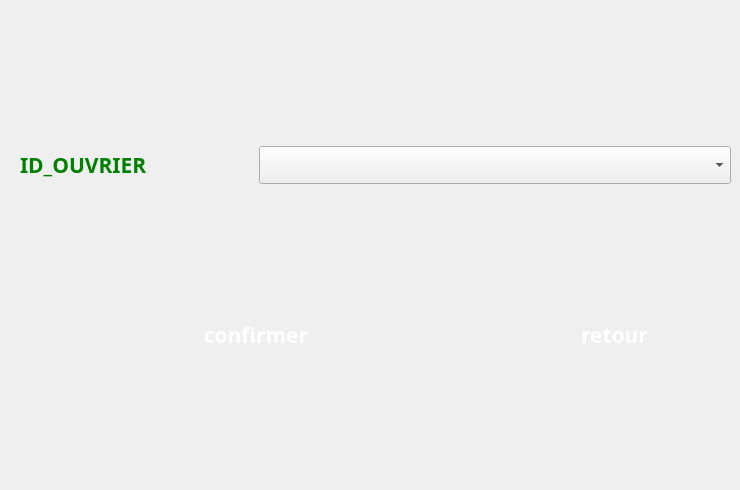
    <widget class="QWidget" name="page_18">
     <widget class="QWidget" name="layoutWidget_13">
      <property name="geometry">
       <rect>
        <x>20</x>
        <y>20</y>
        <width>711</width>
        <height>461</height>
       </rect>
      </property>
      <layout class="QGridLayout" name="gridLayout_2">
       <item row="0" column="0">
        <widget class="QLabel" name="label_47">
         <property name="font">
          <font>
           <family>MV Boli</family>
           <pointsize>16</pointsize>
           <weight>75</weight>
           <bold>true</bold>
          </font>
         </property>
         <property name="styleSheet">
          <string notr="true">color:green</string>
         </property>
         <property name="text">
          <string>ID_OUVRIER</string>
         </property>
        </widget>
       </item>
       <item row="0" column="1" colspan="2">
        <widget class="QComboBox" name="id_ouvrier_3">
         <property name="font">
          <font>
           <family>MV Boli</family>
           <pointsize>16</pointsize>
           <weight>75</weight>
           <bold>true</bold>
          </font>
         </property>
        </widget>
       </item>
       <item row="1" column="0" colspan="2">
        <widget class="QPushButton" name="supprimer_ouv_2">
         <property name="font">
          <font>
           <family>MV Boli</family>
           <pointsize>16</pointsize>
           <weight>75</weight>
           <bold>true</bold>
          </font>
         </property>
         <property name="styleSheet">
          <string notr="true">color:white;</string>
         </property>
         <property name="text">
          <string>confirmer</string>
         </property>
         <property name="icon">
          <iconset resource="resources.qrc">
           <normaloff>:/img/resources/yes.png</normaloff>:/img/resources/yes.png</iconset>
         </property>
         <property name="flat">
          <bool>true</bool>
         </property>
        </widget>
       </item>
       <item row="1" column="2">
        <widget class="QPushButton" name="pushButton_60">
         <property name="font">
          <font>
           <family>MV Boli</family>
           <pointsize>16</pointsize>
           <weight>75</weight>
           <bold>true</bold>
          </font>
         </property>
         <property name="styleSheet">
          <string notr="true">color:white;</string>
         </property>
         <property name="text">
          <string>retour</string>
         </property>
         <property name="icon">
          <iconset resource="resources.qrc">
           <normaloff>:/img/resources/cancel.png</normaloff>:/img/resources/cancel.png</iconset>
         </property>
         <property name="flat">
          <bool>true</bool>
         </property>
        </widget>
       </item>
      </layout>
     </widget>
    </widget>
